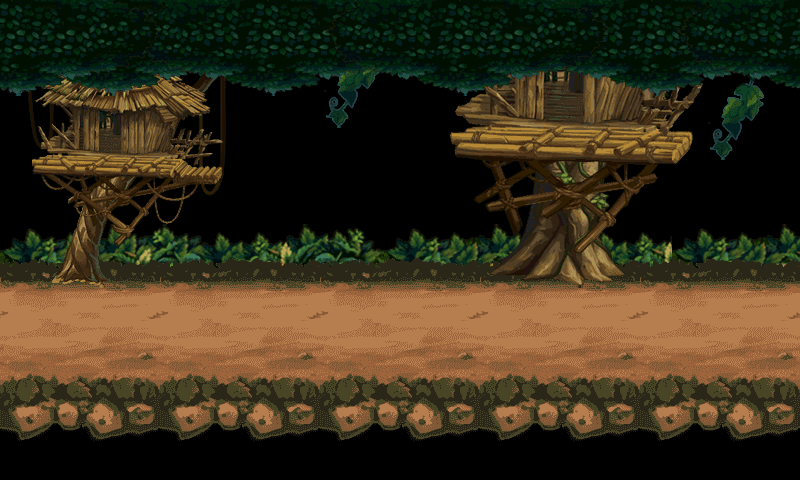

This game map was drawn from its Tiled (.tmx) file and the tilesets committed beside it. A one-line description and the trimmed map source follow:
An orthogonal 25x15 tile map with 32x32 px tiles, 9 tile layers (BackGrass, Land, Tree, House, ...), 2 tilesets.

<map version="1.0" orientation="orthogonal" renderorder="right-down" width="25" height="15" tilewidth="32" tileheight="32" nextobjectid="1">
 <tileset firstgid="1" name="2_1_atlas" tilewidth="32" tileheight="32" tilecount="1089" columns="33">
  <image source="2_1_atlas.PNG" width="1056" height="1056" />
 </tileset>
 <tileset firstgid="1090" name="Jungle_Edges" tilewidth="32" tileheight="32" tilecount="256" columns="16">
  <image source="Jungle_Edges.png" width="512" height="512" />
 </tileset>
 <layer name="BackGrass" width="25" height="15">
  <data>[375 cells, 75 non-empty, 36 distinct tile ids]</data>
 </layer>
 <layer name="Land" width="25" height="15">
  <data>[375 cells, 150 non-empty, 30 distinct tile ids]</data>
 </layer>
 <layer name="Tree" width="25" height="15">
  <data>[375 cells, 153 non-empty, 153 distinct tile ids]</data>
 </layer>
 <layer name="House" width="25" height="15">
  <data>[375 cells, 112 non-empty, 112 distinct tile ids]</data>
 </layer>
 <layer name="Rock" width="25" height="15">
  <data>[375 cells, 0 non-empty, 0 distinct tile ids]</data>
 </layer>
 <layer name="Ivy" width="25" height="15">
  <data>[375 cells, 33 non-empty, 12 distinct tile ids]</data>
 </layer>
 <layer name="Leaf01" width="25" height="15">
  <data>[375 cells, 51 non-empty, 27 distinct tile ids]</data>
 </layer>
 <layer name="Leaf02" width="25" height="15">
  <data>[375 cells, 39 non-empty, 27 distinct tile ids]</data>
 </layer>
 <layer name="Leaf03" width="25" height="15">
  <data>[375 cells, 42 non-empty, 27 distinct tile ids]</data>
 </layer>
</map>
